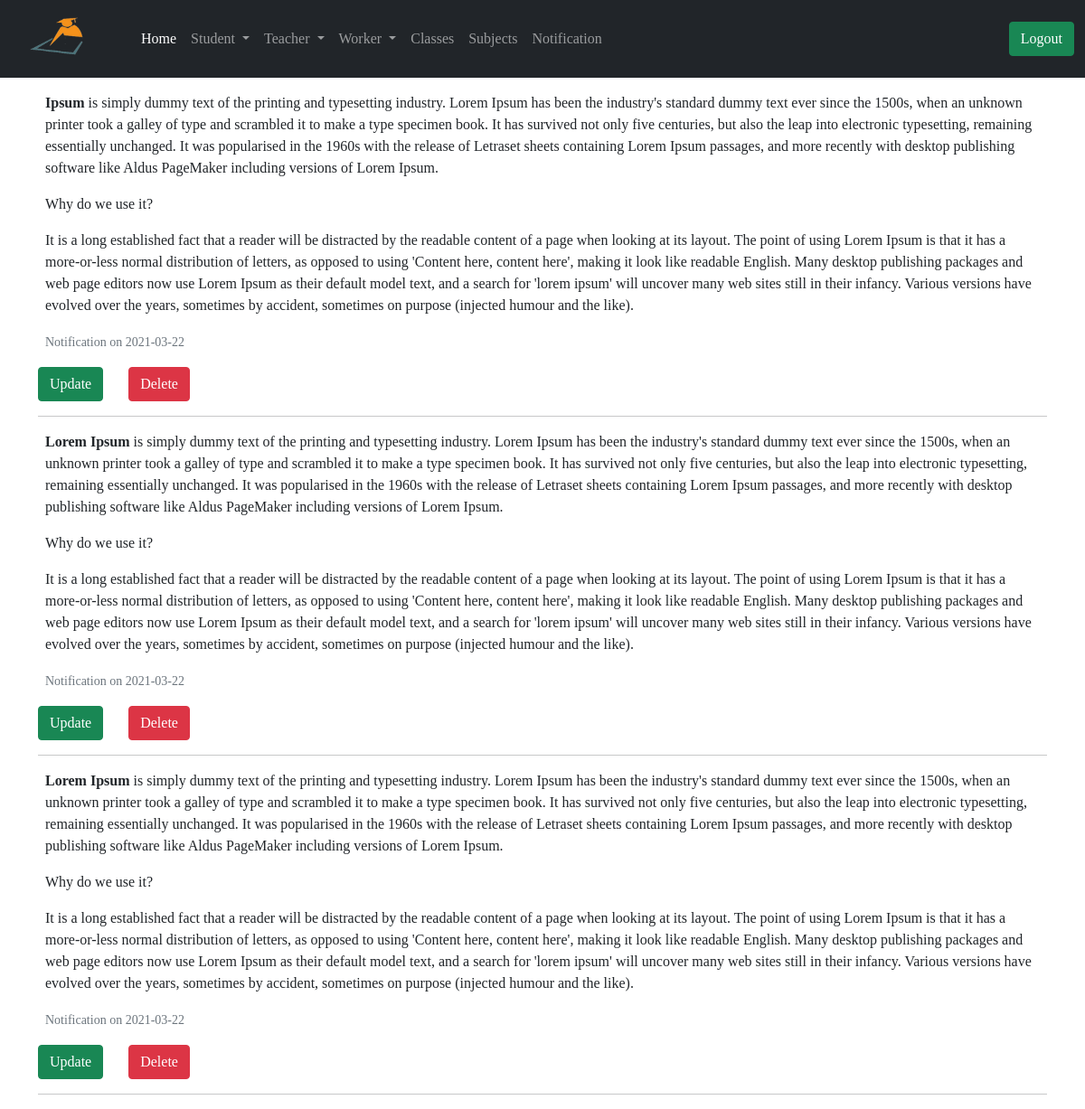
Screenshot of /administrator/get_notification (signed in) with the database file from the repository.
### app/models.py (models this page shows, shortened)
class Notification(db.Model):
    id = db.Column(db.Integer, primary_key=True)
    notification = db.Column(db.Text)
    sender = db.Column(db.String(64))
    notify_date = db.Column(db.DateTime, default=datetime.utcnow())

### app/routes.py (the view)
@app.route('/administrator/get_notification')
@login_required
def get_notification():
    notifications = Notification.query.all()
    return render_template('administrator/get_notification.html', title='Notification', notifications=notifications)

### app/models.py (called while the page is built)
@login.user_loader
def load_user(id):
    return User.query.get(int(id))

### app/routes.py (called while the page is built)
@app.before_request
def before_request():
    g.user = None
    if 'teacher_id' in session:
        user = Teacher.query.filter_by(id=session['teacher_id']).first()
        g.user = user

@app.before_request
def std_before_request():
    g.std_user = None
    if 'student_id' in session:
        std_user = Student.query.filter_by(id=session['student_id']).first()
        g.std_user = std_user

### app/templates/administrator/get_notification.html
{% extends 'administrator/base.html' %}
{% block content %}
<div class="container">
    {% for notify in notifications %}
    <div class="m-2">
        <p class="text-capitalize text-justify">
            {{ notify.notification|safe }}
        </p>
        <p>
            <small class="text-muted">Notification on {{ notify.notify_date.strftime('%Y-%m-%d') }}</small>
        </p>
    </div>
    <a href=" {{ url_for('update_notification', id=notify.id) }} "><button class="btn btn-success ">Update</button></a>
    <a href=""><button class="btn btn-danger ms-4">Delete</button></a>
    <hr>
    {% endfor %}
</div>
{% endblock %}

### app/templates/administrator/base.html (style rules this page uses)
body { font-family: 'Times New Roman', Times, serif; }

### rows the page displays
Notification: notification "Ipsum is simply dummy text of the printing and typesetting industry. Lorem Ipsum has been the industry's standard dummy text ever since the 1500s, when an unknown printer took a galley of type and scrambled it to make a type specimen book. It has survived not only five centuries, but also the leap into electronic typesetting, remaining essentially unchanged. It was popularised in the 1960s with the release of Letraset sheets containing Lorem Ipsum passages, and more recently with desktop publishing software like Aldus PageMaker including versions of Lorem Ipsum. Why do we use it? It is a long established fact that a reader will be distracted by the readable content of a page when looking at…", notify_date "2021-03-22"
Notification: notification "Lorem Ipsum is simply dummy text of the printing and typesetting industry. Lorem Ipsum has been the industry's standard dummy text ever since the 1500s, when an unknown printer took a galley of type and scrambled it to make a type specimen book. It has survived not only five centuries, but also the leap into electronic typesetting, remaining essentially unchanged. It was popularised in the 1960s with the release of Letraset sheets containing Lorem Ipsum passages, and more recently with desktop publishing software like Aldus PageMaker including versions of Lorem Ipsum. Why do we use it? It is a long established fact that a reader will be distracted by the readable content of a page when…", notify_date "2021-03-22"
Notification: notification "Lorem Ipsum is simply dummy text of the printing and typesetting industry. Lorem Ipsum has been the industry's standard dummy text ever since the 1500s, when an unknown printer took a galley of type and scrambled it to make a type specimen book. It has survived not only five centuries, but also the leap into electronic typesetting, remaining essentially unchanged. It was popularised in the 1960s with the release of Letraset sheets containing Lorem Ipsum passages, and more recently with desktop publishing software like Aldus PageMaker including versions of Lorem Ipsum. Why do we use it? It is a long established fact that a reader will be distracted by the readable content of a page when…", notify_date "2021-03-22"
